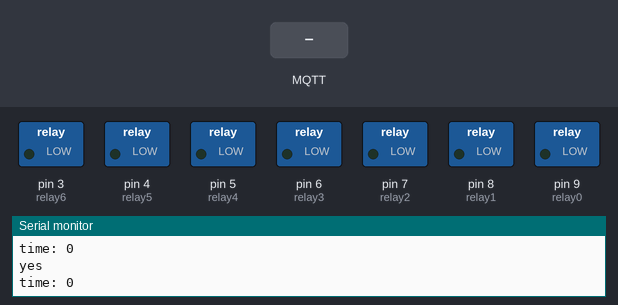
This program was run on a simulated Arduino Uno, built with avr-gcc and run on an emulated ATmega328P. Parts: switched loads named in the program (green lamp = pin HIGH), the last lines printed to the serial monitor. Inputs (shaded band) come from the test bench. WiFi joins after 1.5 s; servers stay silent unless stated; no MQTT or app messages arrive unless stated.

Above: at 5.2 s.
5.3 s: MQTT message "1" arrives on the second subscribed topic
At 7.4 s:
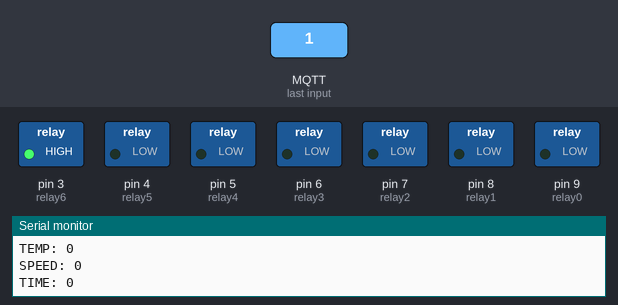
7.8 s: MQTT message "0" arrives on the second subscribed topic
At 10.0 s:
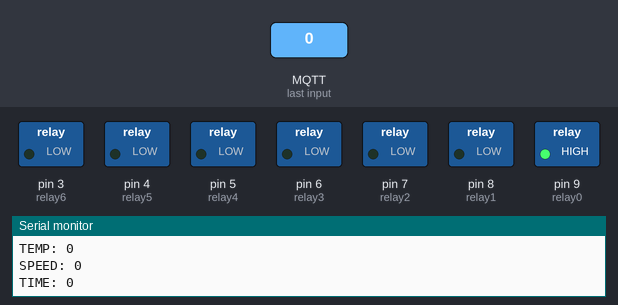
13.8 s: MQTT message "2" arrives on the second subscribed topic
At 15.1 s:
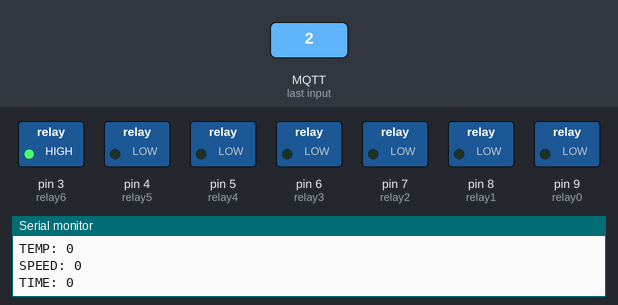
Timing chart, 0 to 17.2 s (numbered marks = the images above; inputs shaded):
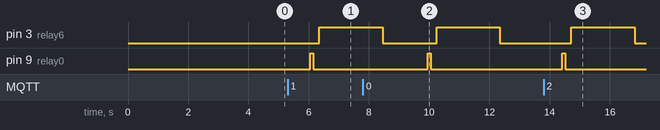

Measured:
- after the input at 5.3 s, pin 3 (relay6): LOW → HIGH after 1.1 s; pin 9 (relay0): LOW → HIGH after 0.75 s, → LOW 0.10 s later
- after the input at 7.8 s, pin 9 (relay0): LOW → HIGH after 2.2 s, → LOW 0.10 s later
- after the input at 13.8 s, pin 3 (relay6): LOW → HIGH after 0.92 s, → LOW 2.1 s later; pin 9 (relay0): LOW → HIGH after 0.62 s, → LOW 0.10 s later

The program:

main.cpp
```cpp
//--------------------- essencials Libs --------------------//
#include <SPI.h>
#include <Ethernet.h>
#include <ArduinoJson.h>
#include <PubSubClient.h>

#include <Arduino.h>
//--------------------- essencials Libs --------------------//

//--------------------- Ethernet / MQTT --------------------//
byte mac[] = { 0xDE, 0xAD, 0xBE, 0xEF, 0xFE, 0xED };
IPAddress server(192, 168, 0, 115);
IPAddress ip(192, 168, 0, 164);

EthernetClient CookStation1;
PubSubClient mqttClient(CookStation1);

String MqttInMsg;
//--------------------- Ethernet / MQTT --------------------//

//--------------------- Milis function ---------------------//
unsigned long start;                  // Estructura De millis
unsigned long current, current2;      // Estructura De millis
const unsigned long period1 = 500;    // Estructura De millis
const unsigned long period2 = 500;    // Estructura De millis
//--------------------- Milis function ---------------------//

//--------------------- Buttons outputs --------------------//
const int relay0=9, relay1=8, relay2=7, relay3=6;
const int relay4=5, relay5=4, relay6=3;
//--------------------- Buttons outputs --------------------//

//--------------------- Code essencials --------------------//
int counter1 = 0;       //  Setting Up Counters
int BuzzerPin = A5;     //  Buzzer Analog ReadPin
int BuzzerValue;        //  Buzzer Analog Value

int InSignal = A1;      //  Signal to Start Cooking Process
int RobotSignal = A2;   //  After the cooking process ends
int invalue, outvalue;  //  Values

int temperature, speed, time;
bool mqttAction = false;

//--------------------- Code essencials --------------------//

//////////////////////////////////////////////////////////////////////////////
/////////////////////////////  Created Funtions  /////////////////////////////
//////////////////////////////////////////////////////////////////////////////

///////////////////////////////////////////////////////////////////////////

void reconnect() {

  while (!mqttClient.connected()) {

    Serial.print("Attempting MQTT connection...");
    if (mqttClient.connect("")) {

      Serial.println("connected");
      //  topics subscribed to...
      mqttClient.subscribe("Trial");
      mqttClient.subscribe("Kitchen.1/Cooking.Station.1/Set");
    }

    else  {

      Serial.print("failed, rc=");
      Serial.print(mqttClient.state());
      Serial.println(" try again in 5 seconds");
      // Wait 5 seconds before retrying
      delay(5000);
}  }  }

///////////////////////////////////////////////////////////////////////////

void callback(char* topic, byte* message, unsigned int length)  {

  Serial.print("Message arrived on topic: ");
  Serial.println(topic);

  Serial.print(". Message: ");
  String messageTemp;

  for (int i = 0; i < length; i++) {
    Serial.print((char)message[i]);
    messageTemp += (char)message[i];
  }

  MqttInMsg = messageTemp;
  Serial.println();

  if (String(topic) == "Kitchen.1/Cooking.Station.1/Set") {

    Serial.println("Kitchen.1/Cooking.Station.1/Set");

    StaticJsonDocument<256> mensaje;
    DeserializationError error = deserializeJson(mensaje, MqttInMsg);

    if (error) {

      Serial.println("Error al deserializar el mensaje JSON: ");
      Serial.println(error.c_str());
      return;
   }

    temperature = mensaje["temperature"];
    speed = mensaje["speed"];
    time = mensaje["time"];

    Serial.print("Temperature: ");
    Serial.println(temperature);

    Serial.print("Speed: ");
    Serial.println(speed);

    Serial.print("time: ");
    Serial.println(time);

    mqttAction = true;


    mqttClient.publish("Kitchen.1/Cooking.Station.1/QsO1", "message received", true);

  }

}

///////////////////////////////////////////////////////////////////////////

void QuickButton(int i) {

  digitalWrite(i, HIGH);
  delay(100);
  digitalWrite(i, LOW);
  delay(100);

}

///////////////////////////////////////////////////////////////////////////

void StartButton() {

  delay(500);
  QuickButton(relay0);
  delay(100);
  QuickButton(relay3);
  delay(100);
}

///////////////////////////////////////////////////////////////////////////

void ResetButton() {

  delay(500);
  counter1 = 0;

  QuickButton(relay0);
  delay(100);
  digitalWrite(relay6, HIGH);
  delay(100);

  digitalWrite(relay6, HIGH);
  delay(2000);
  digitalWrite(relay6, LOW);
  delay(500);
}

///////////////////////////////////////////////////////////////////////////

void SpeedLvl(int speed) {

  Serial.println("Speed selected");
  QuickButton(relay1);
  delay(500);

  QuickButton(1);                       //  Set speed to 0
  digitalWrite(relay4 , HIGH);          //  Set speed to 0
  delay(1200);                          //  Set speed to 0
  digitalWrite(relay4 , LOW);           //  Set speed to 0
  delay(250);                           //  Set speed to 0

  switch (speed)  {                     //  Speed levels ---> 0 1 2 3 4

  case 0:
    Serial.println("Set speed to 0");
    break;

  case 1:
    Serial.println("Set speed to 1");
    for (int i=0; i<1; i++) {
      QuickButton(5);
      delay(150);
      }
    break;

  case 2:
    Serial.println("Set speed to 1");
    for (int i=0; i<2; i++) {
      QuickButton(5);
      delay(150);
      }
    break;

  case 3:
    Serial.println("Set speed to 1");
    for (int i=0; i<3; i++) {
      QuickButton(5);
      delay(150);
      }
    break;

  case 4:
    Serial.println("Set speed to 1");
    for (int i=0; i<4; i++) {
      QuickButton(5);
      delay(150);
      }
    break;

} }

///////////////////////////////////////////////////////////////////////////

void TempLvl(int temperature)  {
  Serial.println("Temperature selected");
  QuickButton(relay0);
  delay(500);

  QuickButton(relay0);                  //  Set temp to 0
  digitalWrite(relay4, HIGH);           //  Set temp to 0
  delay(2500);                          //  Set temp to 0
  digitalWrite(relay4, LOW);            //  Set temp to 0
  delay(150);                           //  Set temp to 0

  switch (temperature) {

  case 0:
    Serial.println("Set temperature to 0");
    break;

  case 60:
    Serial.println("Set temperature to 60");
    for (int i=0; i<4; i++) {
      QuickButton(relay5);
      delay(150);
      }
    break;

  case 100:
    Serial.println("Set temperature to 100");
    for (int i=0; i<8; i++) {
      QuickButton(relay5);
      delay(150);
      }
    break;

  case 120:
    Serial.println("Set temperature to 120");
    for (int i=0; i<10; i++) {
      QuickButton(relay5);
      delay(150);
      }
    break;

} }

///////////////////////////////////////////////////////////////////////////

void TimeLvl(int time)  {
  Serial.println("Time selected");
  QuickButton(relay2);
  delay(500);

  switch (time) {

  case 1:     //  1 minutes
    Serial.println("Set temp to 0");
    QuickButton(relay2);
    digitalWrite(relay5, HIGH);
    delay(1700);
    digitalWrite(relay5, LOW);
    delay(150);
    break;

  case 3:     //  3 minutes
    Serial.println("Set temp to 0");
    QuickButton(relay2);
    digitalWrite(relay5, HIGH);
    delay(2500);
    digitalWrite(relay5, LOW);
    delay(150);
    break;

  case 5:     //  5 minutes
    Serial.println("Set temp to 0");
    QuickButton(relay2);
    digitalWrite(relay5, HIGH);
    delay(3200);
    digitalWrite(relay5, LOW);
    delay(150);
    break;

  case 10:    //  10 Minutes
    QuickButton(relay2);
    digitalWrite(relay5, HIGH);
    delay(5200);
    digitalWrite(relay5, LOW);
    delay(150);
    break;

  case 30:    //  30 Minutes
    QuickButton(relay2);
    digitalWrite(relay5, HIGH);
    delay(13200);
    digitalWrite(relay5, LOW);
    delay(150);
    break;

  case 60:    //  60 Minutes
    QuickButton(relay2);
    digitalWrite(relay4, HIGH);
    delay(16200);
    digitalWrite(relay4, LOW);
    delay(150);
    break;

  case 99:    //  99 Minutes
    QuickButton(relay2);
    delay(150);
    QuickButton(relay4);
    delay(150);
    break;
} }

///////////////////////////////////////////////////////////////////////////

void TriggerBuzzer () {

  delay(1000);

  for (;;)  {

    BuzzerValue = analogRead(BuzzerPin);
    Serial.println(counter1);
    Serial.println(BuzzerValue);

    if (BuzzerValue < 800)  {
      counter1++;

      if (counter1 >= 3){

        Serial.println("STOPING BUZZ DETECTED... RESTETING Soon");
        delay(1000);
        ResetButton();
        delay(100);
        break;
      } }

  delay(100);
} }

//////////////////////////////////////////////////////////////////////////////
/////////////////////////////  Created Funtions  /////////////////////////////
//////////////////////////////////////////////////////////////////////////////

void setup() {

  pinMode(relay0, OUTPUT);  //  Temperature
  pinMode(relay1, OUTPUT);  //  Speed
  pinMode(relay2, OUTPUT);  //  Time
  pinMode(relay3, OUTPUT);  //  Play
  pinMode(relay4, OUTPUT);  //  Minus
  pinMode(relay5, OUTPUT);  //  Plus
  pinMode(relay6, OUTPUT);  //  Reset

  Ethernet.begin(mac, ip);
  mqttClient.setServer(server, 1883);
  mqttClient.setCallback(callback);

  delay(3000);

  Serial.begin(9600);
  Serial.println("skibidi dob dob dob");

  delay(1000);
}

void loop() {

  mqttClient.loop();
  current = millis();

  if (!mqttClient.connected()) {  reconnect(); }


  if(current - start >= period1) {

    Serial.println("yes");

    Serial.print("time: ");
    Serial.println(time);

    if(mqttAction == true){

      Serial.print("TEMP: ");
      Serial.println(temperature);

      Serial.print("SPEED: ");
      Serial.println(speed);

      Serial.print("TIME: ");
      Serial.println(time);

      ResetButton();
      mqttAction = false;


    }


    start = millis();
  }
  mqttClient.loop();

}

/*
relay0 = 9  = tp  = Temperature
relay1 = 8  = sp  = Speed
relay2 = 7  = tm  = Time
relay3 = 6  = st  = Play
relay4 = 5  = mn  = Minus
relay5 = 4  = ps  = Plus
relay6 = 3  = rs  = Reset
*/

/*

    if(mqttAction == true){

      ResetButton();

      TimeLvl(time);              //  Values (0 1 3 5 10 30 60 99)
      SpeedLvl(speed);            //  Values (0 1 2 3 4)
      TempLvl(temperature);       //  Values (0 60 100 120)

      StartButton();              //  Start cooking process

      mqttAction = false;
      TriggerBuzzer();            //  Waiting for buzzer
    }


StaticJsonDocument<200> MqttQsO1;

      MqttQsO1["temperature"] = temperature;
      MqttQsO1["speed"] = speed;
      MqttQsO1["time"] = time;

      char payload[200];
      serializeJson(MqttQsO1, payload);
      mqttClient.publish("Kitchen.1/Cooking.Station.1/Set", payload, true);
*/
```
